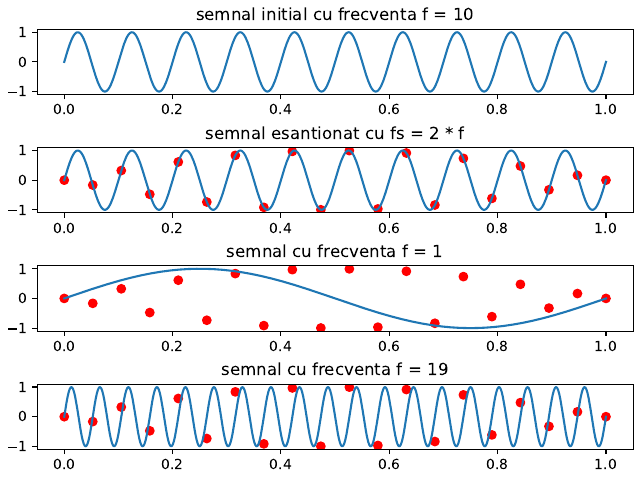

Reproduce this figure in Python.
import numpy as np
import matplotlib.pyplot as plt

def sig_sin(t, f):
    return np.sin(2 * np.pi * f * t)


fs_ok = 500
f_sig_in = 10
fs_Nyquist = 2 * f_sig_in
time_Nyquist = np.linspace(0, 1, fs_Nyquist)
time = np.linspace(0, 1, fs_ok)
points = sig_sin(time_Nyquist, f_sig_in)
sig1 = sig_sin(time, f_sig_in)
sig2 = sig_sin(time, 1)
sig3 = sig_sin(time, 19)

fig, ax = plt.subplots(4)
ax[0].plot(time, sig1)
ax[1].plot(time, sig1)
ax[1].scatter(time_Nyquist, points, color="red")
ax[2].plot(time, sig2)
ax[2].scatter(time_Nyquist, points, color="red")
ax[3].plot(time, sig3)
ax[3].scatter(time_Nyquist, points, color="red")
ax[0].set_title("semnal initial cu frecventa f = 10")
ax[1].set_title("semnal esantionat cu fs = 2 * f")
ax[2].set_title("semnal cu frecventa f = 1")
ax[3].set_title("semnal cu frecventa f = 19")
plt.tight_layout(pad=0.5)
plt.savefig("ex3.pdf")
plt.savefig("ex3.png")
plt.show()